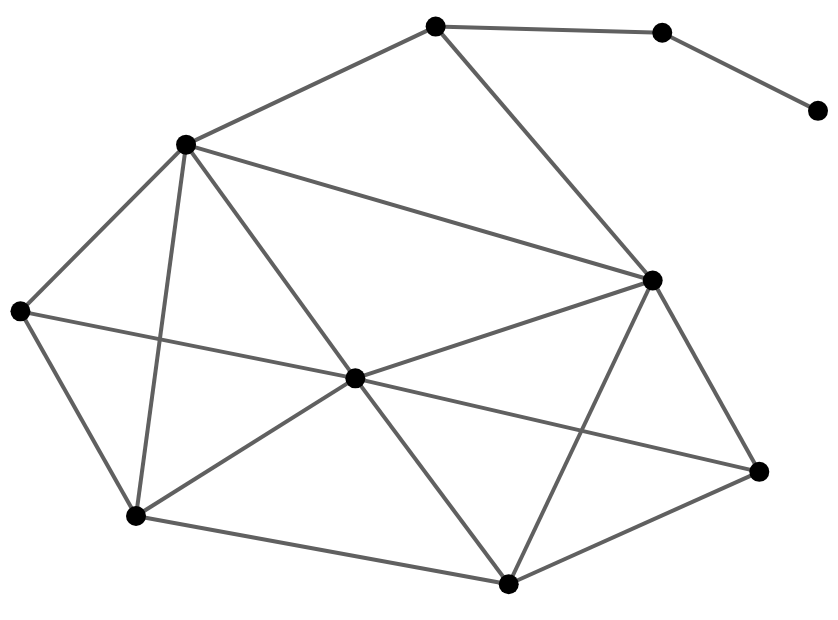

Write notebook code for a chart like this one.
### Code cell
G = nx.krackhardt_kite_graph()

chart = alph(G)

chart.configure_view(strokeWidth=0).properties(width=400, height=300)

### Figure 1 — Vega-Lite specification as saved in the notebook (floating-point values rounded to 4 significant figures)
{"$schema": "https://vega.github.io/schema/vega-lite/v5.8.0.json", "config": {"view": {"continuousHeight": 300, "continuousWidth": 300, "strokeWidth": 0}}, "datasets": {"data-654e79c2552cab29b8807a5536d2cbe1": [{"edge": 0, "pair": [0, 1], "source": 0, "target": 1, "x": 118.0, "y": 93.99}, {"edge": 0, "pair": [0, 1], "source": 0, "target": 1, "x": 490.7, "y": 25.76}, {"edge": 1, "pair": [0, 2], "source": 0, "target": 2, "x": 118.0, "y": 93.99}, {"edge": 1, "pair": [0, 2], "source": 0, "target": 2, "x": 2.458, "y": 298.7}, {"edge": 2, "pair": [0, 3], "source": 0, "target": 3, "x": 118.0, "y": 93.99}, {"edge": 2, "pair": [0, 3], "source": 0, "target": 3, "x": 337.3, "y": 231.6}, {"edge": 3, "pair": [0, 5], "source": 0, "target": 5, "x": 118.0, "y": 93.99}, {"edge": 3, "pair": [0, 5], "source": 0, "target": 5, "x": 168.1, "y": 465.4}, {"edge": 4, "pair": [1, 3], "source": 1, "target": 3, "x": 490.7, "y": 25.76}, {"edge": 4, "pair": [1, 3], "source": 1, "target": 3, "x": 337.3, "y": 231.6}, {"edge": 5, "pair": [1, 4], "source": 1, "target": 4, "x": 490.7, "y": 25.76}, {"edge": 5, "pair": [1, 4], "source": 1, "target": 4, "x": 741.3, "y": 138.2}, {"edge": 6, "pair": [1, 6], "source": 1, "target": 6, "x": 490.7, "y": 25.76}, {"edge": 6, "pair": [1, 6], "source": 1, "target": 6, "x": 634.7, "y": 329.5}, {"edge": 7, "pair": [2, 3], "source": 2, "target": 3, "x": 2.458, "y": 298.7}, {"edge": 7, "pair": [2, 3], "source": 2, "target": 3, "x": 337.3, "y": 231.6}, {"edge": 8, "pair": [2, 5], "source": 2, "target": 5, "x": 2.458, "y": 298.7}, {"edge": 8, "pair": [2, 5], "source": 2, "target": 5, "x": 168.1, "y": 465.4}, {"edge": 9, "pair": [3, 4], "source": 3, "target": 4, "x": 337.3, "y": 231.6}, {"edge": 9, "pair": [3, 4], "source": 3, "target": 4, "x": 741.3, "y": 138.2}, {"edge": 10, "pair": [3, 5], "source": 3, "target": 5, "x": 337.3, "y": 231.6}, {"edge": 10, "pair": [3, 5], "source": 3, "target": 5, "x": 168.1, "y": 465.4}, {"edge": 11, "pair": [3, 6], "source": 3, "target": 6, "x": 337.3, "y": 231.6}, {"edge": 11, "pair": [3, 6], "source": 3, "target": 6, "x": 634.7, "y": 329.5}, {"edge": 12, "pair": [4, 6], "source": 4, "target": 6, "x": 741.3, "y": 138.2}, {"edge": 12, "pair": [4, 6], "source": 4, "target": 6, "x": 634.7, "y": 329.5}, {"edge": 13, "pair": [5, 6], "source": 5, "target": 6, "x": 168.1, "y": 465.4}, {"edge": 13, "pair": [5, 6], "source": 5, "target": 6, "x": 634.7, "y": 329.5}, {"edge": 14, "pair": [5, 7], "source": 5, "target": 7, "x": 168.1, "y": 465.4}, {"edge": 14, "pair": [5, 7], "source": 5, "target": 7, "x": 417.6, "y": 583.4}, {"edge": 15, "pair": [6, 7], "source": 6, "target": 7, "x": 634.7, "y": 329.5}, {"edge": 15, "pair": [6, 7], "source": 6, "target": 7, "x": 417.6, "y": 583.4}, {"edge": 16, "pair": [7, 8], "source": 7, "target": 8, "x": 417.6, "y": 583.4}, {"edge": 16, "pair": [7, 8], "source": 7, "target": 8, "x": 644.3, "y": 577.2}, {"edge": 17, "pair": [8, 9], "source": 8, "target": 9, "x": 644.3, "y": 577.2}, {"edge": 17, "pair": [8, 9], "source": 8, "target": 9, "x": 800, "y": 499.1}], "data-ee14674342d94a08743872ee38198d01": [{"__node_r": 5, "__node_size": 100, "x": 118.0, "y": 93.99}, {"__node_r": 5, "__node_size": 100, "x": 490.7, "y": 25.76}, {"__node_r": 5, "__node_size": 100, "x": 2.458, "y": 298.7}, {"__node_r": 5, "__node_size": 100, "x": 337.3, "y": 231.6}, {"__node_r": 5, "__node_size": 100, "x": 741.3, "y": 138.2}, {"__node_r": 5, "__node_size": 100, "x": 168.1, "y": 465.4}, {"__node_r": 5, "__node_size": 100, "x": 634.7, "y": 329.5}, {"__node_r": 5, "__node_size": 100, "x": 417.6, "y": 583.4}, {"__node_r": 5, "__node_size": 100, "x": 644.3, "y": 577.2}, {"__node_r": 5, "__node_size": 100, "x": 800, "y": 499.1}]}, "height": 300, "layer": [{"data": {"name": "data-654e79c2552cab29b8807a5536d2cbe1"}, "encoding": {"color": {"value": "#606060"}, "detail": {"field": "edge", "type": "quantitative"}, "opacity": {"value": 1}, "strokeWidth": {"value": 2}, "x": {"axis": {"domain": false, "grid": false, "labels": false, "ticks": false, "title": ""}, "field": "x", "type": "quantitative"}, "y": {"axis": {"domain": false, "grid": false, "labels": false, "ticks": false, "title": ""}, "field": "y", "type": "quantitative"}}, "mark": {"type": "line"}}, {"data": {"name": "data-ee14674342d94a08743872ee38198d01"}, "encoding": {"fill": {"value": "#000"}, "opacity": {"value": 1}, "size": {"value": 100}, "stroke": {"value": "#565656"}, "strokeWidth": {"value": 0}, "tooltip": [], "x": {"axis": {"domain": false, "grid": false, "labels": false, "ticks": false, "title": ""}, "field": "x", "type": "quantitative"}, "y": {"axis": {"domain": false, "grid": false, "labels": false, "ticks": false, "title": ""}, "field": "y", "type": "quantitative"}}, "mark": {"type": "circle"}}], "resolve": {"scale": {"color": "independent", "fill": "independent", "opacity": "independent", "size": "independent", "strokeWidth": "independent"}}, "width": 400}
